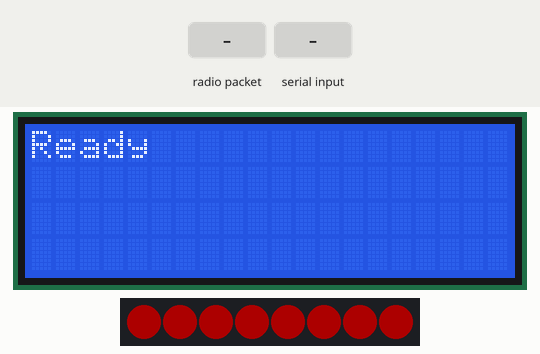
A sketch run on a simulated Arduino Uno, built with avr-gcc and run on an emulated ATmega328P. Parts: 20×4 character LCD, 8 RGB LEDs in strip order, left to right. The inputs (shaded band) are chosen by the test bench. Dim RGB values are drawn brighter than linear; no radio packets arrive unless stated; what the sketch prints to the serial monitor is not drawn.

Above: at 1.2 s.
1.3 s: radio packet "[" arrives
At 7.32 s:
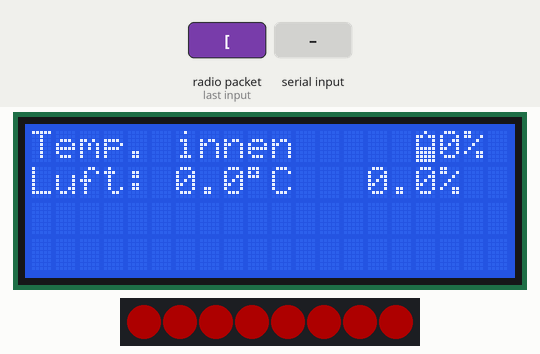
7.5 s: "]" received over Serial
At 8.8 s:
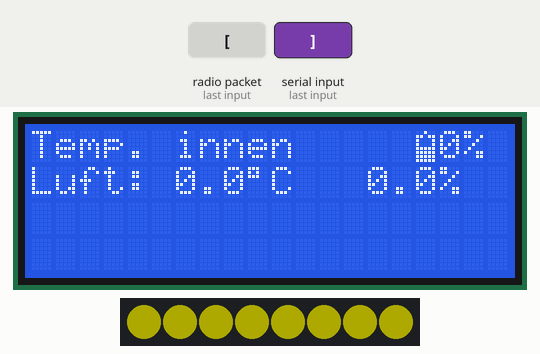
9.7 s: radio packet "]" arrives
At 16.5 s:
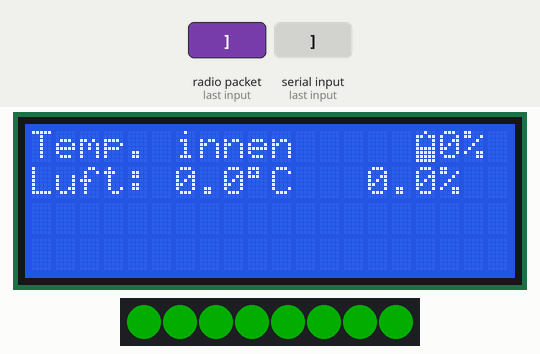
Timing chart, 0 to 45.1 s (numbered marks = the images above; inputs shaded):
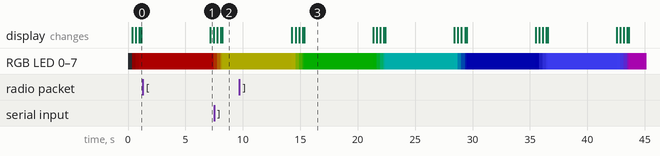

Measured:
- after the input at 1.3 s, the display: changes after 5.9 s (image 1)

The sketch:

display_nrf24_recive.ino
```cpp
#include <ArduinoJson.h>
#include <LiquidCrystal.h>
#include <RHReliableDatagram.h>
#include <RH_NRF24.h>
#include <SPI.h>
#include <stdlib.h>
#include <Adafruit_NeoPixel.h>

String maxBrigthness = "50";
String midBrigthness = "10";
int currentColor;
Adafruit_NeoPixel strip = Adafruit_NeoPixel(8, 9, NEO_GRB + NEO_KHZ800);

// define ip
#define SERVER_ADDRESS 50

// init radioHead
RH_NRF24 driver;
RHReliableDatagram manager(driver, SERVER_ADDRESS);
uint8_t buf[RH_NRF24_MAX_MESSAGE_LEN];

// init display
LiquidCrystal lcd(7, 6, 5, 4, 3, 2);

// init tank variables
float tankHeight = 1.50;
float tankWidth = 1.25;
float tankLength = 1.84;
float tankOffset = 0.40;

// init battery icon
byte bat[8] = {
  0b00100,
  0b11011,
  0b10001,
  0b10001,
  0b11111,
  0b11111,
  0b11111,
  0b11111
};

// init timer for display updates
unsigned long timer;

// init message queue for json strings
char m1[28] = {};
char m3[28] = {};
char m6[28] = {};
char currentMessage[28] = {};
int currentContent = 0;

String inputString = "";         // a string to hold incoming data
boolean stringComplete = false;  // whether the string is complete

void setup()
{
  Serial.begin(9600);

  if (!manager.init()) {
    Serial.println("init failed");
  }

  // init display
  lcd.begin(20, 4);
  lcd.setCursor(0, 0);
  lcd.print("Ready");

  strip.begin();
  strip.show();
}

void loop()
{
  // check for new messages
  if (manager.available())
  {
    uint8_t len = sizeof(buf);
    uint8_t from;
    if (manager.recvfromAck(buf, &len, &from)) {
      setMq(from, (char*)buf);
    }
  }

  // update display content and rotate messages
  checkContent();


  switch(currentColor) {
    case 1:
    case 2:
    case 4:
    case 5:
    case 7:
    case 8:
    case 10:
    case 11:
    case 13:
    case 14:
    case 16:
    case 17:
    case 19:
      delay(3000);
      break;
    case 0:
    default:
      tinkerSetColour(maxBrigthness+",0,0"); // red
      break;
    case 3:
      tinkerSetColour(maxBrigthness+","+maxBrigthness+",0"); // yellow
      break;
    case 6:
      tinkerSetColour("0,"+maxBrigthness+",0");// green
      break;
    case 9:
      tinkerSetColour("0,"+maxBrigthness+","+maxBrigthness); // türkis
      break;
    case 12:
      tinkerSetColour("0,0,"+maxBrigthness+""); // blue
      break;
    case 15:
      tinkerSetColour("50,50,200"); // lila
      break;
    case 18:
      tinkerSetColour(maxBrigthness+",0,"+maxBrigthness); // pink
      break;
    case 20:
      delay(3000);
      currentColor = 0;
      break;
  }

  currentColor++;


  serialEvent(); //call the function
  if (stringComplete) {
    int openBrace = inputString.indexOf('[');
    String jsonString = inputString.substring(openBrace);
    int from = inputString.toInt();

    char json[28];
    jsonString.toCharArray(json, 28);
    setMq(from, (char*)json);

    // clear the string:
    inputString = "";
    stringComplete = false;
  }
}

void serialEvent() {
  while (Serial.available()) {
    char inChar = (char)Serial.read();

    inputString += inChar;
    if (inChar == ']') {
      stringComplete = true;
    }
  }
}

void setMq(int from, char* json)
{
  Serial.println("");
  Serial.print("Set message from ip: "+String(from)+" json: ");
  Serial.println(json);

  switch(from) {
    case 1: strcpy(m1, json); break;
    case 3: strcpy(m3, json); break;
    case 6: strcpy(m6, json); break;
  }

  Serial.println("");
  Serial.println("");
  Serial.print("Ip: 1 json: ");
  Serial.println(m1);
  Serial.print("Ip: 3 json: ");
  Serial.println(m3);
  Serial.print("Ip: 6 json: ");
  Serial.println(m6);
  Serial.println("");
  Serial.println("");
}

void setCurrentMessage(int from)
{
  switch(from) {
    case 1: strcpy(currentMessage, m1); break;
    case 3: strcpy(currentMessage, m3); break;
    case 6: strcpy(currentMessage, m6); break;
  }
}


int getNextActive()
{
  // get next active
  switch(currentContent) {
    case 1:
      if(m3[0] == '[') {
        return 3;
      }
      if(m6[0] == '[') {
        return 6;
      }
      break;
    case 3:
      if(m6[0] == '[') {
        return 6;
      }
      if(m1[0] == '[') {
        return 1;
      }
      break;

    case 6:
    default:
      if(m1[0] == '[') {
        return 1;
      }
      if(m3[0] == '[') {
        return 3;
      }
      break;
  }

  if(m1[0] == '[') {
    return 1;
  }
  if(m3[0] == '[') {
    return 3;
  }

  if(m6[0] == '[') {
    return 6;
  }

  return 0;
}


void checkContent()
{
  // rotate every 5 seconds
  if(((millis()-timer) / 1000) > 5) {
    int from = getNextActive();

    // update timer
    timer = millis();

    // update current selected
    currentContent = from;

    switch(from) {
      case 3: // water
        updateWaterLevel();
        break;

      case 1: // room
        updateTemperature();
        break;

      case 6: // outdoor
        updateTemperatureSoil();
        break;
    }
  }
}

void updateWaterLevel()
{
  setCurrentMessage(1);

  StaticJsonBuffer<256> jsonBuffer;
  JsonArray& array = jsonBuffer.parseArray(currentMessage);

  String message;
  int lvl = array[0];
  float realLvl = getLvl(lvl);

  lcd.clear();

  message = "Prozent: "+getPercent(realLvl)+"%";
  lcd.setCursor(0, 0);
  lcd.print(message);

  message = "Liter: "+getLiter(realLvl);
  lcd.setCursor(0, 1);
  lcd.print(message);

  message = "Wasserstand: "+getHeight(realLvl)+"cm";
  lcd.setCursor(0, 2);
  lcd.print(message);
}

void updateTemperature()
{
  setCurrentMessage(1);

  StaticJsonBuffer<256> jsonBuffer;
  JsonArray& array = jsonBuffer.parseArray(currentMessage);

  String message;

  char temp[10];
  char hum[10];
  dtostrf(array[0], 1, 1, temp);
  dtostrf(array[1], 1, 1, hum);
  int battery = array[2];

  lcd.clear();

  lcd.createChar(0, bat);
  message = "Temp. innen      "+String(battery)+"%";
  lcd.setCursor(0, 0);
  lcd.print(message);
  lcd.setCursor(16, 0);
  lcd.write((byte)0);

  message = "Luft: ";
  message += String(temp);
  message += String((char)223)+"C   ";
  message += String(hum)+"%";
  lcd.setCursor(0, 1);
  lcd.print(message);
}

void updateTemperatureSoil()
{
  setCurrentMessage(6);

  StaticJsonBuffer<256> jsonBuffer;
  JsonArray& array = jsonBuffer.parseArray(currentMessage);

  String message;

  char temp[10];
  char hum[10];

  dtostrf(array[0], 1, 1, temp);
  dtostrf(array[1], 1, 1, hum);
  int battery = array[2];
  int soil = array[3];

  lcd.clear();

  lcd.createChar(0, bat);
  message = "Temp. aussen     "+String(battery)+"%";
  lcd.setCursor(0, 0);
  lcd.print(message);
  lcd.setCursor(16, 0);
  lcd.write((byte)0);

  message = "Luft: ";
  message += String(temp);
  message += String((char)223)+"C   ";
  message += String(hum)+"%";
  lcd.setCursor(0, 1);
  lcd.print(message);

  message = "Erdfeucht.: "+String(soil)+"%";
  lcd.setCursor(0, 2);
  lcd.print(message);
}

// helper methods
float getLvl(float lvl) {
  float waterLevel;
  lvl = lvl/100;

  if(lvl > tankHeight) {
    waterLevel = 0;
  }
  else {
    waterLevel = tankHeight - lvl;
  }

  Serial.println("get waterlevel");
  Serial.println(waterLevel);

  return waterLevel;
}

String getLiter(float realLvl) {
  int l = (realLvl * tankWidth * tankLength) * 1000;

  Serial.println("get liter");
  Serial.println(realLvl);
  return String(l);
}

String getPercent(float realLvl) {
  int p = 100 / (tankHeight - tankOffset) * realLvl;
  return String(p);
}

String getHeight(float realLvl) {
  int h = realLvl * 100;
  return String(h);
}


int Rstart = 0, Gstart = 0, Bstart = 0;
int Rnew = 0, Gnew = 0, Bnew = 0;
int tinkerSetColour(String command)
{
    // Clear strip.
    strip.show();

    int commaIndex = command.indexOf(',');
    int secondCommaIndex = command.indexOf(',', commaIndex+1);
    int lastCommaIndex = command.lastIndexOf(',');

    int red = command.substring(0, commaIndex).toInt();
    int grn = command.substring(commaIndex+1, secondCommaIndex).toInt();
    int blu = command.substring(lastCommaIndex+1).toInt();

    int Rend = red, Gend = grn, Bend = blu;

    // Larger values of 'n' will give a smoother/slower transition.
    int n = 100;
    for (int i = 0; i < n; i++)
    {
        Rnew = Rstart + (Rend - Rstart) * i / n;
        Gnew = Gstart + (Gend - Gstart) * i / n;
        Bnew = Bstart + (Bend - Bstart) * i / n;

        // Set pixel color here.
        strip.setPixelColor(0, strip.Color(Rnew, Gnew, Bnew));
        strip.setPixelColor(1, strip.Color(Rnew, Gnew, Bnew));
        strip.setPixelColor(2, strip.Color(Rnew, Gnew, Bnew));
        strip.setPixelColor(3, strip.Color(Rnew, Gnew, Bnew));
        strip.setPixelColor(4, strip.Color(Rnew, Gnew, Bnew));
        strip.setPixelColor(5, strip.Color(Rnew, Gnew, Bnew));
        strip.setPixelColor(6, strip.Color(Rnew, Gnew, Bnew));
        strip.setPixelColor(7, strip.Color(Rnew, Gnew, Bnew));
        strip.show();
        delay(10);
    }

    Rstart = red, Gstart = grn, Bstart = blu;

    return 1;
}
```
